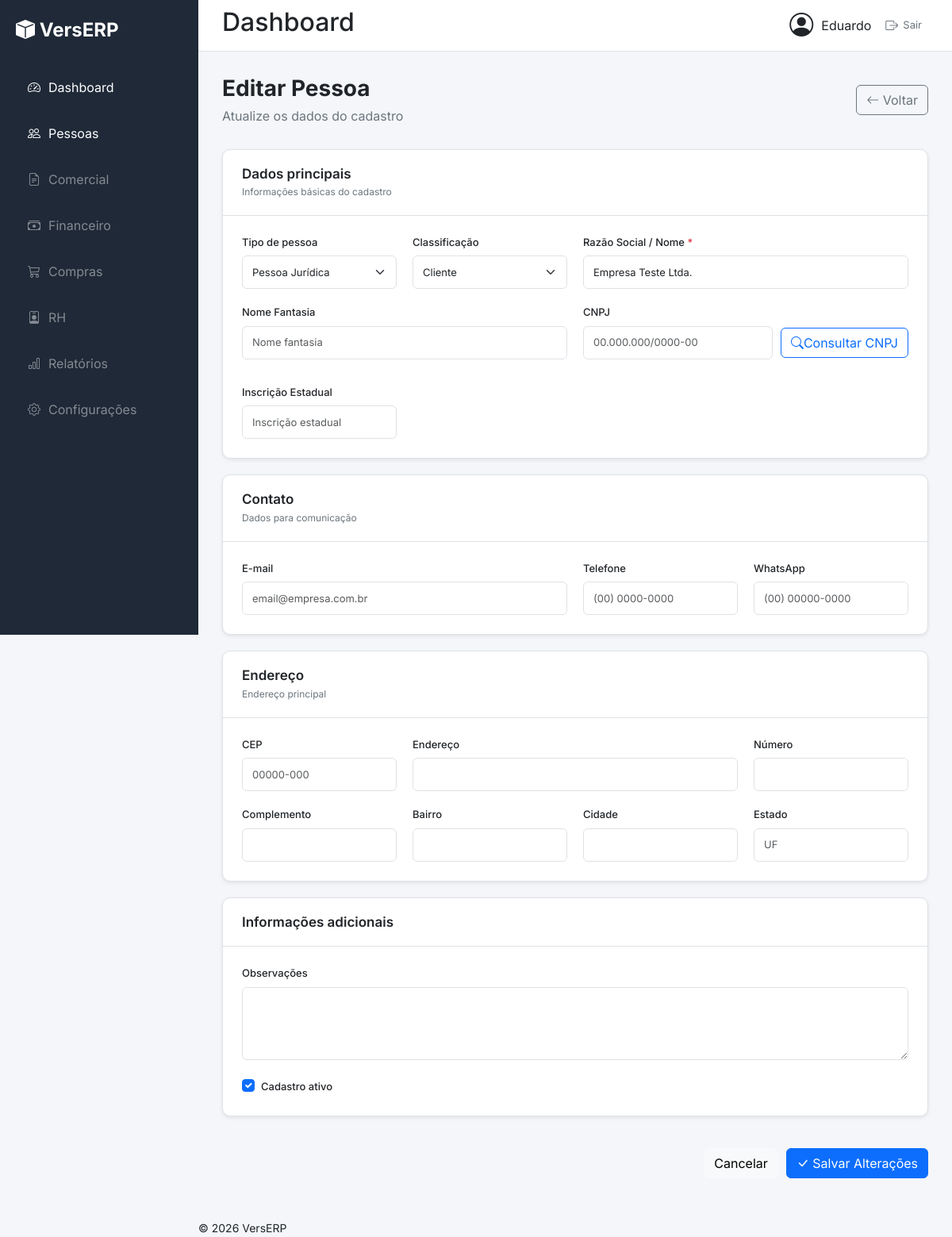
Before: /pessoas/2/editar/ (signed in) with the older database file.
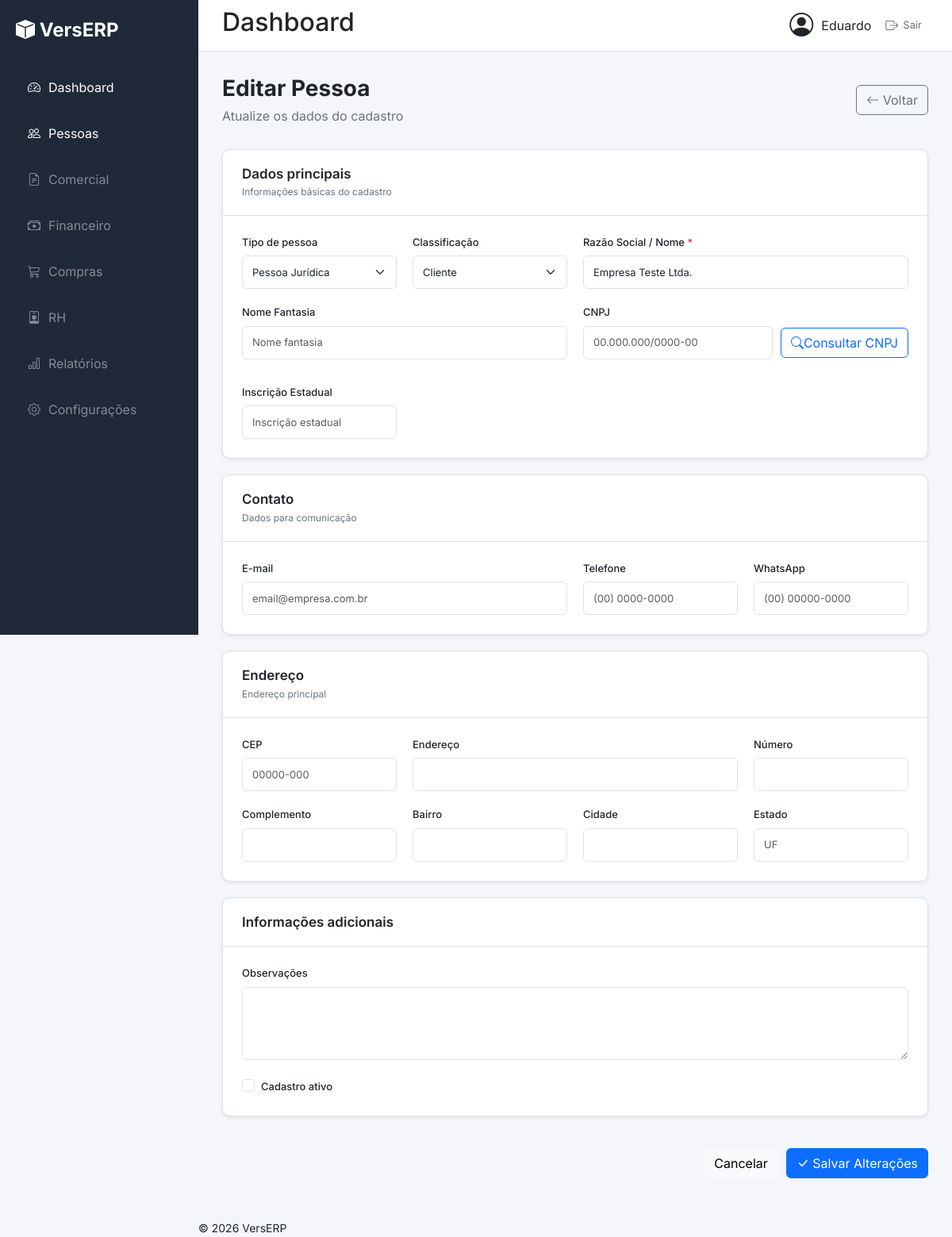
After: the same page with the newer database file.
### pessoas/models.py (models this page shows, shortened)
class Pessoa(models.Model):
    class TipoPessoa(models.TextChoices):
        FISICA = "PF", "Pessoa Física"
        JURIDICA = "PJ", "Pessoa Jurídica"
    class Classificacao(models.TextChoices):
        CLIENTE = "CLIENTE", "Cliente"
        FORNECEDOR = "FORNECEDOR", "Fornecedor"
        AMBOS = "AMBOS", "Cliente e Fornecedor"
    tipo_pessoa = models.CharField(
        max_length=2,
        choices=TipoPessoa.choices,
        default=TipoPessoa.JURIDICA,
        verbose_name="Tipo de pessoa",
    )
    classificacao = models.CharField(
        max_length=15,
        choices=Classificacao.choices,
        default=Classificacao.CLIENTE,
        verbose_name="Classificação",
    )
    razao_social = models.CharField(
        max_length=200,
        verbose_name="Razão social / Nome",
    )
    nome_fantasia = models.CharField(
        max_length=200,
        blank=True,
        verbose_name="Nome fantasia",
    )
    cpf_cnpj = models.CharField(
        max_length=18,
        blank=True,
        verbose_name="CPF / CNPJ",
    )
    inscricao_estadual = models.CharField(
        max_length=20,
        blank=True,
        verbose_name="Inscrição estadual",
    )
    email = models.EmailField(
        blank=True,
        verbose_name="E-mail",
    )
    telefone = models.CharField(
        max_length=20,
        blank=True,
        verbose_name="Telefone",
    )
    whatsapp = models.CharField(
        max_length=20,
        blank=True,
        verbose_name="WhatsApp",
    )
    cep = models.CharField(
        max_length=9,
        blank=True,
        verbose_name="CEP",
    )
    endereco = models.CharField(
        max_length=200,
        blank=True,
        verbose_name="Endereço",
    )
    numero = models.CharField(
        max_length=20,
        blank=True,
        verbose_name="Número",
    )
    complemento = models.CharField(
        max_length=100,
        blank=True,
        verbose_name="Complemento",
    )
    bairro = models.CharField(
        max_length=100,
        blank=True,
        verbose_name="Bairro",
    )
    cidade = models.CharField(
        max_length=100,
        blank=True,
        verbose_name="Cidade",
    )
    estado = models.CharField(
        max_length=2,
        blank=True,
        verbose_name="Estado",
    )
    observacoes = models.TextField(
        blank=True,
        verbose_name="Observações",
    )
    ativo = models.BooleanField(
        default=True,
        verbose_name="Ativo",
    )
    criado_em = models.DateTimeField(
        auto_now_add=True,
        verbose_name="Criado em",
    )
    atualizado_em = models.DateTimeField(
        auto_now=True,
        verbose_name="Atualizado em",
    )
    class Meta:
        verbose_name = "Pessoa"
        verbose_name_plural = "Pessoas"
        ordering = ["razao_social"]

### pessoas/views.py (the view)
@login_required
@permission_required("pessoas.change_pessoa", raise_exception=True)
def editar_pessoa(request, pk):
    pessoa = get_object_or_404(Pessoa, pk=pk)
    if request.method == "POST":
        form = PessoaForm(
            request.POST,
            instance=pessoa,
        )
        if form.is_valid():
            form.save()
            return redirect("pessoas:lista")
    else:
        form = PessoaForm(instance=pessoa)
    contexto = {
        "form": form,
        "pessoa": pessoa,
        "modo_edicao": True,
    }
    return render(
        request,
        "pessoas/formulario.html",
        contexto,
    )

### templates/pessoas/formulario.html (shortened to what the changed rows need)
{% extends "base.html" %}
{% block content %}
<div class="page-header">
    <div>
        {% if modo_edicao %}
            <h1>Editar Pessoa</h1>
        {% else %}
            <h1>Nova Pessoa</h1>
            <p>Cadastre um cliente, fornecedor ou ambos</p>
        {% endif %}
    </div>
</div>
<form method="post" class="verserp-form">
    <section class="form-section">
        <div class="form-section-header">
            <div>
                <h2>Dados principais</h2>
            </div>
        </div>
        <div class="form-grid">
            <div class="form-group">
                <label for="{{ form.tipo_pessoa.id_for_label }}">
                    Tipo de pessoa
                </label>
                {{ form.tipo_pessoa }}
            </div>
            <div class="form-group">
                <label for="{{ form.classificacao.id_for_label }}">
                    Classificação
                </label>
                {{ form.classificacao }}
            </div>
            <div class="form-group form-group-wide">
                <label for="{{ form.razao_social.id_for_label }}">
                    Razão Social / Nome
                    <span class="required">*</span>
                </label>
                {{ form.razao_social }}
            </div>
            <div class="form-group form-group-wide">
                <label for="{{ form.nome_fantasia.id_for_label }}">
                    Nome Fantasia
                </label>
                {{ form.nome_fantasia }}
            </div>
            <div class="form-group form-group-wide">
                <div class="input-with-action">
                    {{ form.cpf_cnpj }}
                    <button
                        type="button"
                        id="btn-consultar-cnpj"
                        class="btn btn-outline-primary"
                    >
                        <i class="bi bi-search"></i>
                        Consultar CNPJ
                    </button>
                </div>
            </div>
            <div class="form-group">
                <label for="{{ form.inscricao_estadual.id_for_label }}">
                    Inscrição Estadual
                </label>
                {{ form.inscricao_estadual }}
            </div>
        </div>
    </section>
    <section class="form-section">
        <div class="form-section-header">
            <div>
                <h2>Contato</h2>
            </div>
        </div>
        <div class="form-grid">
            <div class="form-group form-group-wide">
                <label for="{{ form.email.id_for_label }}">
                    E-mail
                </label>
                {{ form.email }}
            </div>
            <div class="form-group">
                <label for="{{ form.telefone.id_for_label }}">
                    Telefone
                </label>
                {{ form.telefone }}
            </div>
            <div class="form-group">
                <label for="{{ form.whatsapp.id_for_label }}">
                    WhatsApp
                </label>
                {{ form.whatsapp }}
            </div>
        </div>
    </section>
    <section class="form-section">
        <div class="form-section-header">
            <div>
                <h2>Endereço</h2>
            </div>
        </div>
        <div class="form-grid">
            <div class="form-group">
                <label for="{{ form.cep.id_for_label }}">
                    CEP
                </label>
                {{ form.cep }}
            </div>
            <div class="form-group form-group-wide">
                <label for="{{ form.endereco.id_for_label }}">
                    Endereço
                </label>
                {{ form.endereco }}
            </div>
            <div class="form-group">
                <label for="{{ form.numero.id_for_label }}">
                    Número
                </label>
                {{ form.numero }}
            </div>
            <div class="form-group">
                <label for="{{ form.complemento.id_for_label }}">
                    Complemento
                </label>
                {{ form.complemento }}
            </div>
            <div class="form-group">
                <label for="{{ form.bairro.id_for_label }}">
                    Bairro
                </label>
                {{ form.bairro }}
            </div>
            <div class="form-group">
                <label for="{{ form.cidade.id_for_label }}">
                    Cidade
                </label>
                {{ form.cidade }}
            </div>
            <div class="form-group">
                <label for="{{ form.estado.id_for_label }}">
                    Estado
                </label>
                {{ form.estado }}
            </div>
        </div>
    </section>
    <section class="form-section">
        <div class="form-section-header">
            <div>
                <h2>Informações adicionais</h2>
            </div>
        </div>
        <div class="form-grid">
            <div class="form-group form-group-full">
                <label for="{{ form.observacoes.id_for_label }}">
                    Observações
                </label>
                {{ form.observacoes }}
            </div>
            <div class="form-group form-group-full">
                <div class="form-check">
                    {{ form.ativo }}
                    <label
                        class="form-check-label"
                        for="{{ form.ativo.id_for_label }}"
                    >
                        Cadastro ativo
                    </label>
                </div>
            </div>
        </div>
    </section>
</form>
{% endblock %}

Changed rows visible on the page:
changed Pessoa "Pessoa Jurídica": ativo "☑" → "☐"
